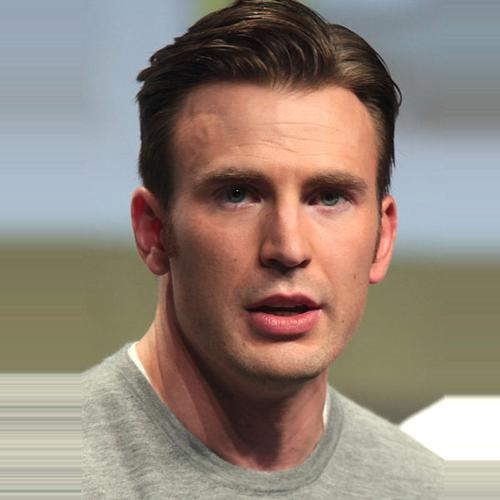
#> input picture images/male_000281.jpg, 500 x 500 px
$ python -i utils.py   (imports and definitions only)
#> lines starting #> are read from the running program, lines starting #| are printed output that depends on the picture; after the words box and inside, x2 and y2 are one past the last pixel; in counts of white or black regions, pixels touching at a corner belong together
#> further down, picture is the input picture: shape (500, 500, 3); mean B, G, R 122.1, 132.9, 146.2
import numpy as np
#import pandas as pd
#import matplotlib.pyplot as plt
import sklearn
import pickle
import cv2

haar = cv2.CascadeClassifier('./model/haarcascade_frontalface_default.xml')
# pickle files
# [5 lines not run here, left out]

# settins
gender_pre = ['Male','Female']
font = cv2.FONT_HERSHEY_SIMPLEX


def pipeline_model(path,filename,color='bgr'):
    # step-1: read image in cv2
    img = cv2.imread(path)
    # step-2: convert into gray scale
    if color == 'bgr':
        gray = cv2.cvtColor(img,cv2.COLOR_BGR2GRAY)
    else:
        gray = cv2.cvtColor(img,cv2.COLOR_RGB2GRAY)
    # step-3: crop the face (using haar cascase classifier)
    faces = haar.detectMultiScale(gray,1.5,3)
    for x,y,w,h in faces:
        cv2.rectangle(img,(x,y),(x+w,y+h),(255,255,0),2) # drawing rectangle
        roi = gray[y:y+h,x:x+w] # crop image
        # step - 4: normalization (0-1)
        roi = roi / 255.0
        # step-5: resize images (100,100)
        if roi.shape[1] > 100:
            roi_resize = cv2.resize(roi,(100,100),cv2.INTER_AREA)
        else:
            roi_resize = cv2.resize(roi,(100,100),cv2.INTER_CUBIC)
        # step-6: Flattening (1x10000)
        roi_reshape = roi_resize.reshape(1,10000) # 1,-1
        # step-7: subptract with mean
        roi_mean = roi_reshape - mean
        # step -8: get eigen image
        eigen_image = model_pca.transform(roi_mean)
        # step -9: pass to ml model (svm)
        results = model_svm.predict_proba(eigen_image)[0]
        # step -10:
        predict = results.argmax() # 0 or 1
        score = results[predict]
        # step -11:
        text = "%s : %0.2f"%(gender_pre[predict],score)
        cv2.putText(img,text,(x,y),font,1,(255,255,0),2)

    cv2.imwrite('./static/predict/{}'.format(filename),img)

def pipeline_model1(img,color='rgb'):
    # step-2: convert into gray scale
#> called with color = 'rgb'
    if color == 'bgr':
        gray = cv2.cvtColor(img,cv2.COLOR_BGR2GRAY)
    else:
        gray = cv2.cvtColor(img,cv2.COLOR_RGB2GRAY)
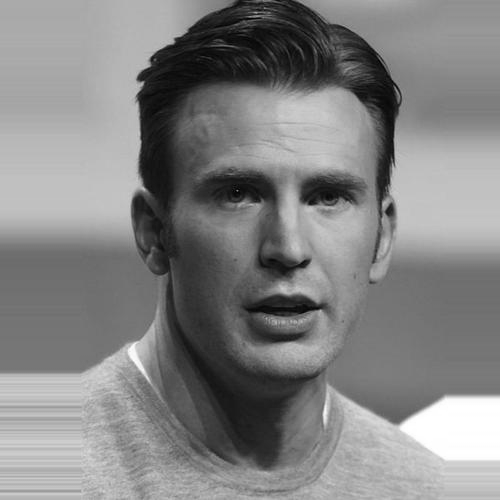
#> gray: shape (500, 500); min 0, max 255, mean 131.2
    # step-3: crop the face (using haar cascase classifier)
    faces = haar.detectMultiScale(gray,1.5,3)
#> faces = [[149, 91, 273, 273]]
    for x,y,w,h in faces:
        cv2.rectangle(img,(x,y),(x+w,y+h),(0,255,0),2) # drawing rectangle
        roi = gray[y:y+h,x:x+w] # crop image
        # step - 4: normalization (0-1)
        roi = roi / 255.0
        # step-5: resize images (100,100)
        if roi.shape[1] > 100:
            roi_resize = cv2.resize(roi,(100,100),cv2.INTER_AREA)
        else:
            roi_resize = cv2.resize(roi,(100,100),cv2.INTER_CUBIC)
        # step-6: Flattening (1x10000)
        roi_reshape = roi_resize.reshape(1,10000) # 1,-1
        # step-7: subptract with mean
        roi_mean = roi_reshape - mean
        # step -8: get eigen image
        eigen_image = model_pca.transform(roi_mean)
        # step -9: pass to ml model (svm)
        results = model_svm.predict_proba(eigen_image)[0]
        # step -10:
        predict = results.argmax() # 0 or 1
        score = results[predict]
        # step -11:
        text = "%s : %0.2f"%(gender_pre[predict],score)
        cv2.putText(img,text,(x,y),font,1,(0,255,0),2)
#> this loop made 1 pass
#> pass 1, in pipeline_model1, `roi = gray[y:y+h,x:x+w]`:
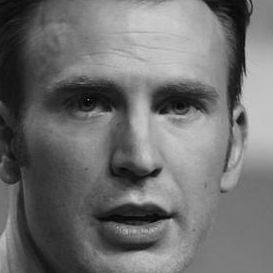
#> roi: shape (273, 273); min 0, max 212, mean 111.3
#> after the loop:
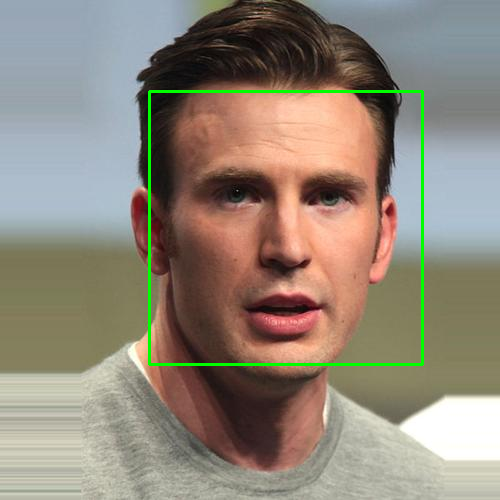
#> img: shape (500, 500, 3); 1.31% of pixels changed, all inside (x1, y1, x2, y2) = (148, 90, 424, 366)
    return img

>>> import cv2
>>> picture = cv2.imread('../images/male_000281.jpg')
#> (the run stopped early here; a loop or call above may not have finished)

$ run again, on images/test.jpg
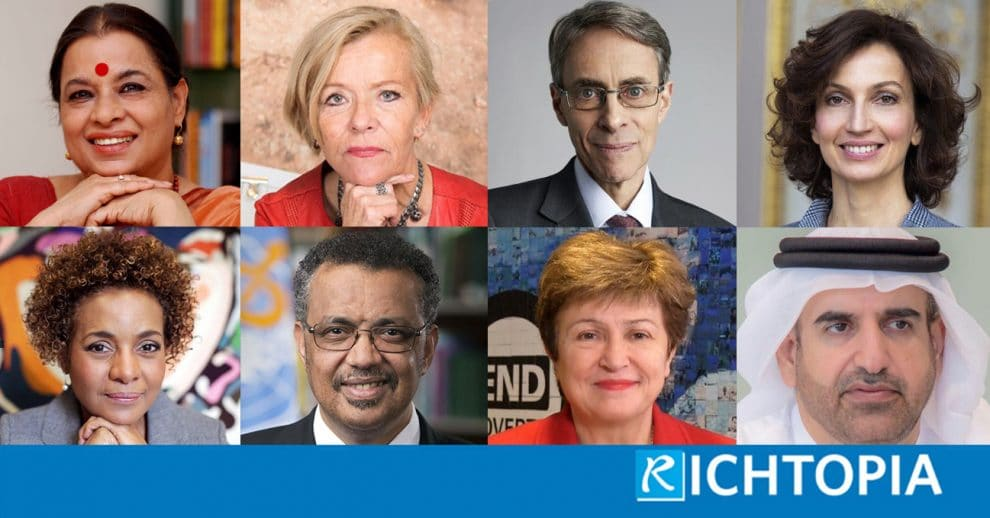
#> input picture images/test.jpg, 990 x 518 px
#> picture is the input picture: shape (518, 990, 3); mean B, G, R 125.6, 124.7, 132.8
#> in pipeline_model1, `gray = cv2.cvtColor(img,cv2.COLOR_RGB2GRAY)`:
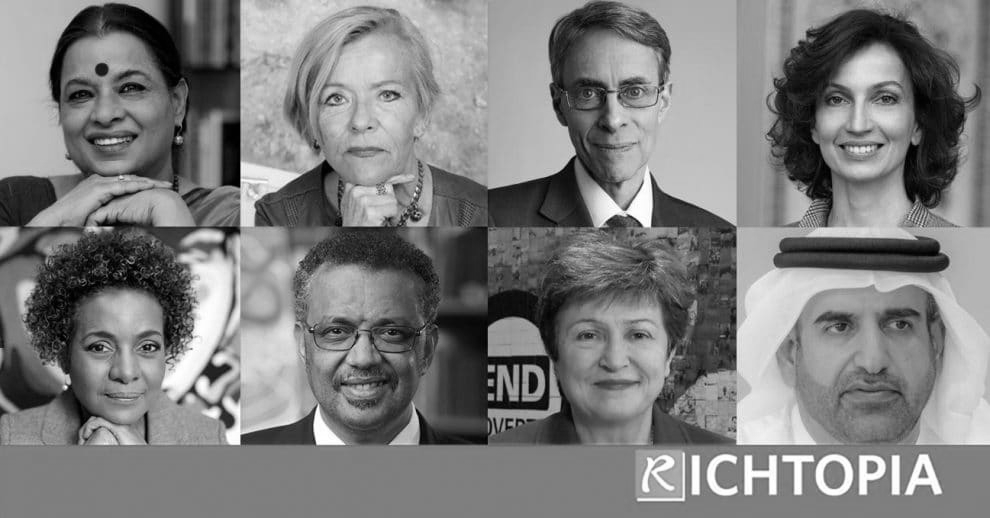
#> gray: shape (518, 990); min 0, max 255, mean 125.9
#> faces = [[553, 44, 122, 122], [48, 45, 122, 122], [303, 51, 122, 122], [804, 54, 122, 122], [558, 289, 122, 122], [63, 298, 122, 122], [23, 17, 182, 182], [516, 26, 182, 182], [778, 254, 182, 182], [272, 260, 182, 182]]
#> the loop in pipeline_model1, `for x,y,w,h in faces:` made 1 pass
#> after the loop in pipeline_model1, `for x,y,w,h in faces:`:
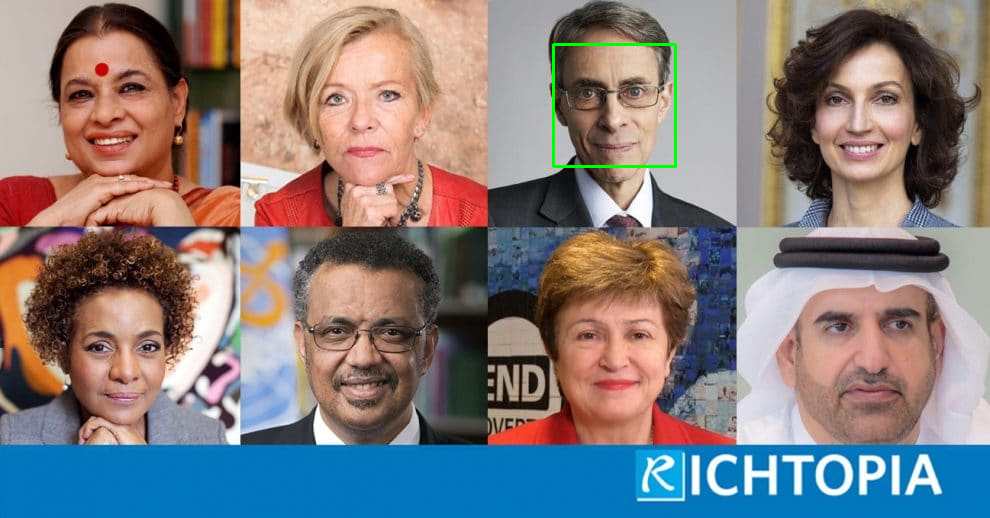
#> img: shape (518, 990, 3); 0.28% of pixels changed, all inside (x1, y1, x2, y2) = (552, 43, 677, 168)
